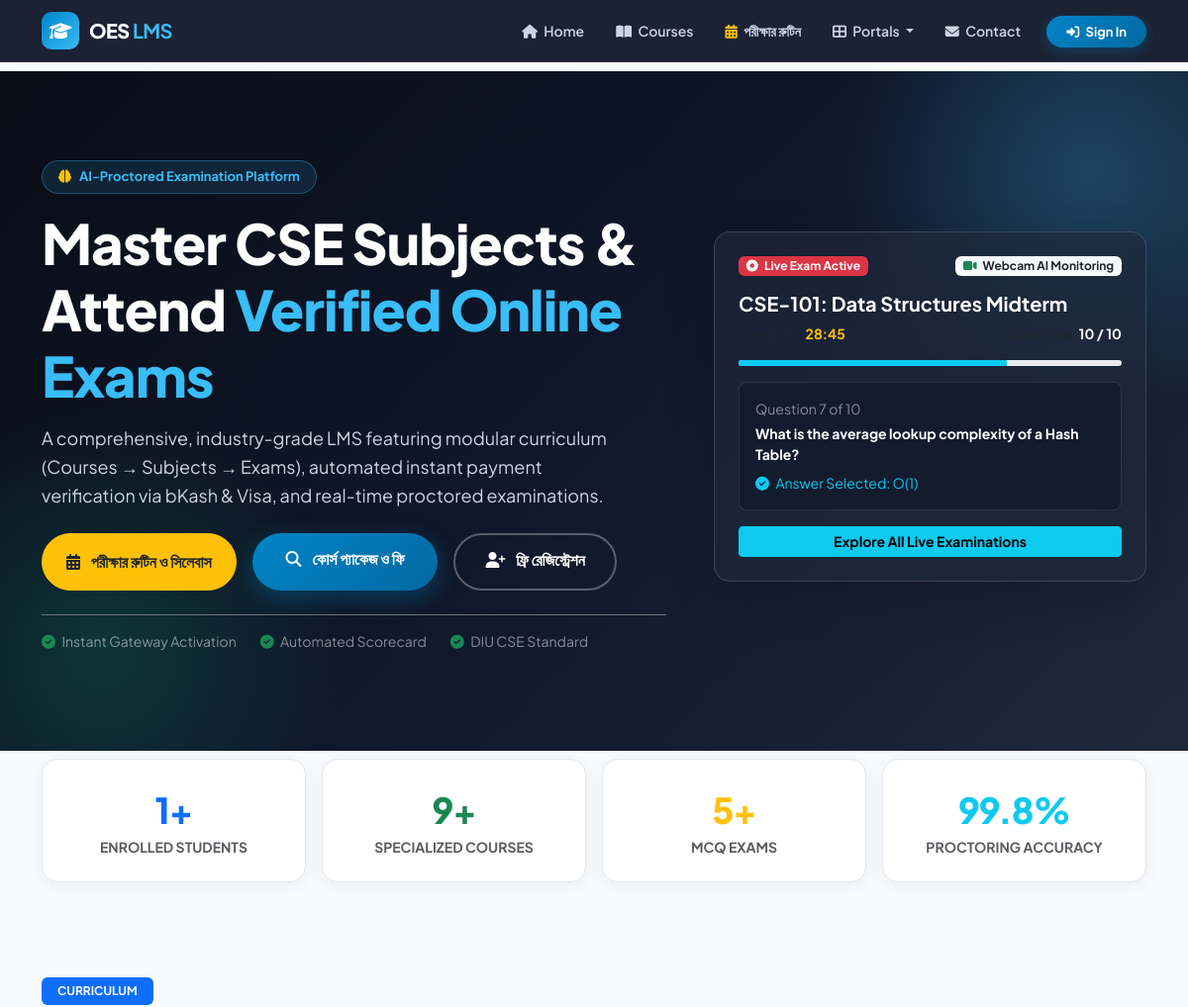
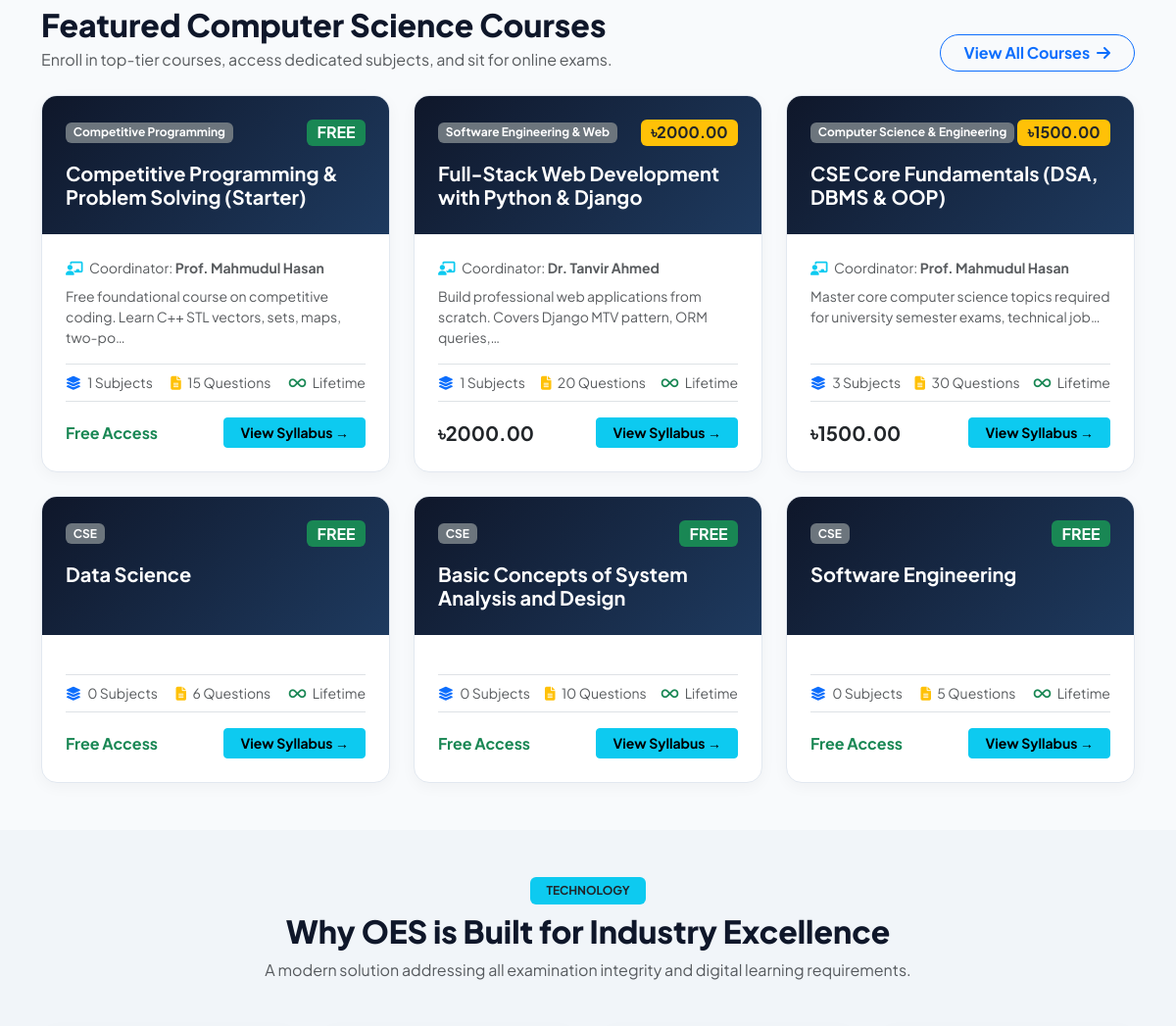
Before: / (upper part) with the older database file (2 pictures, top to bottom).
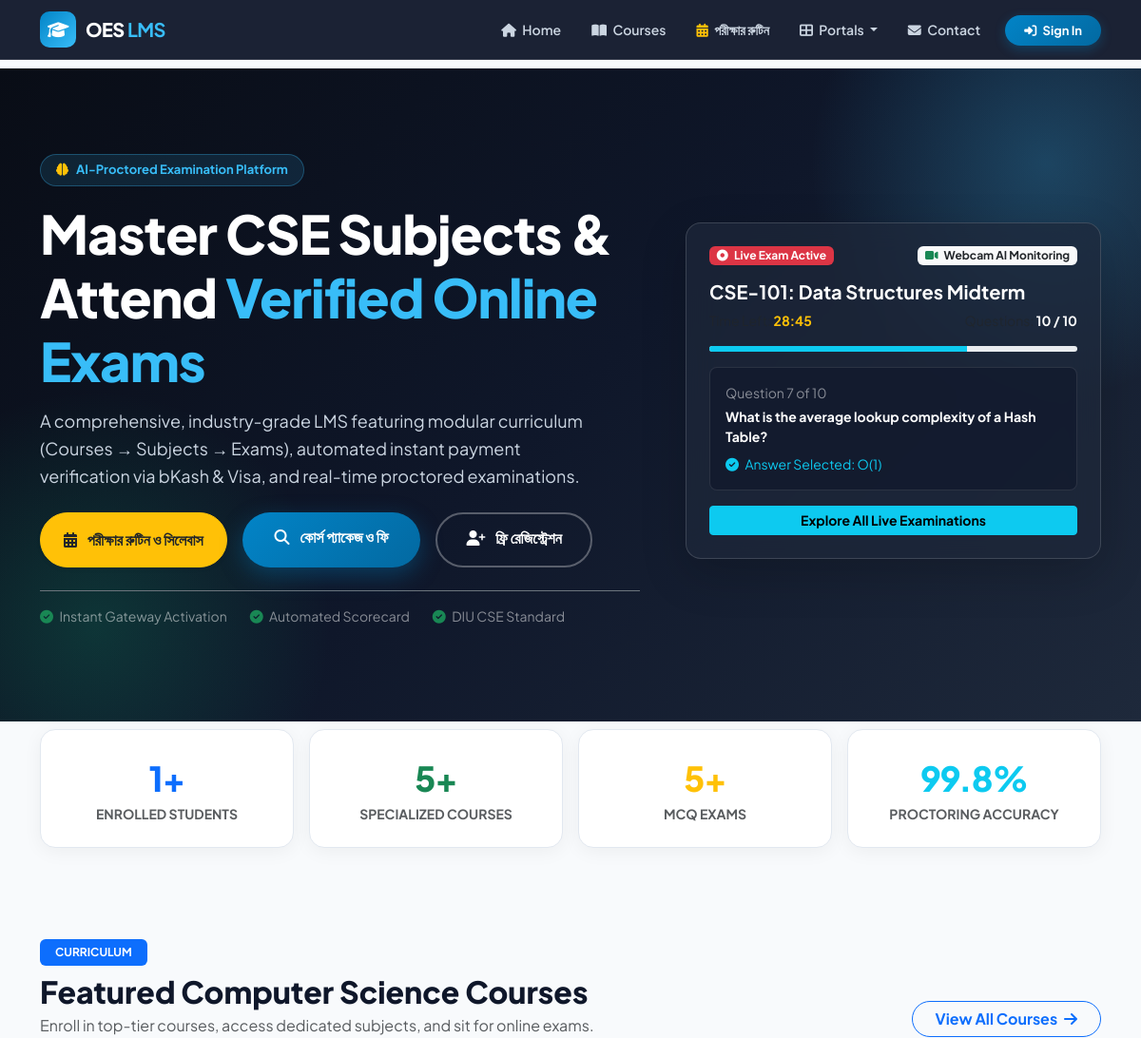
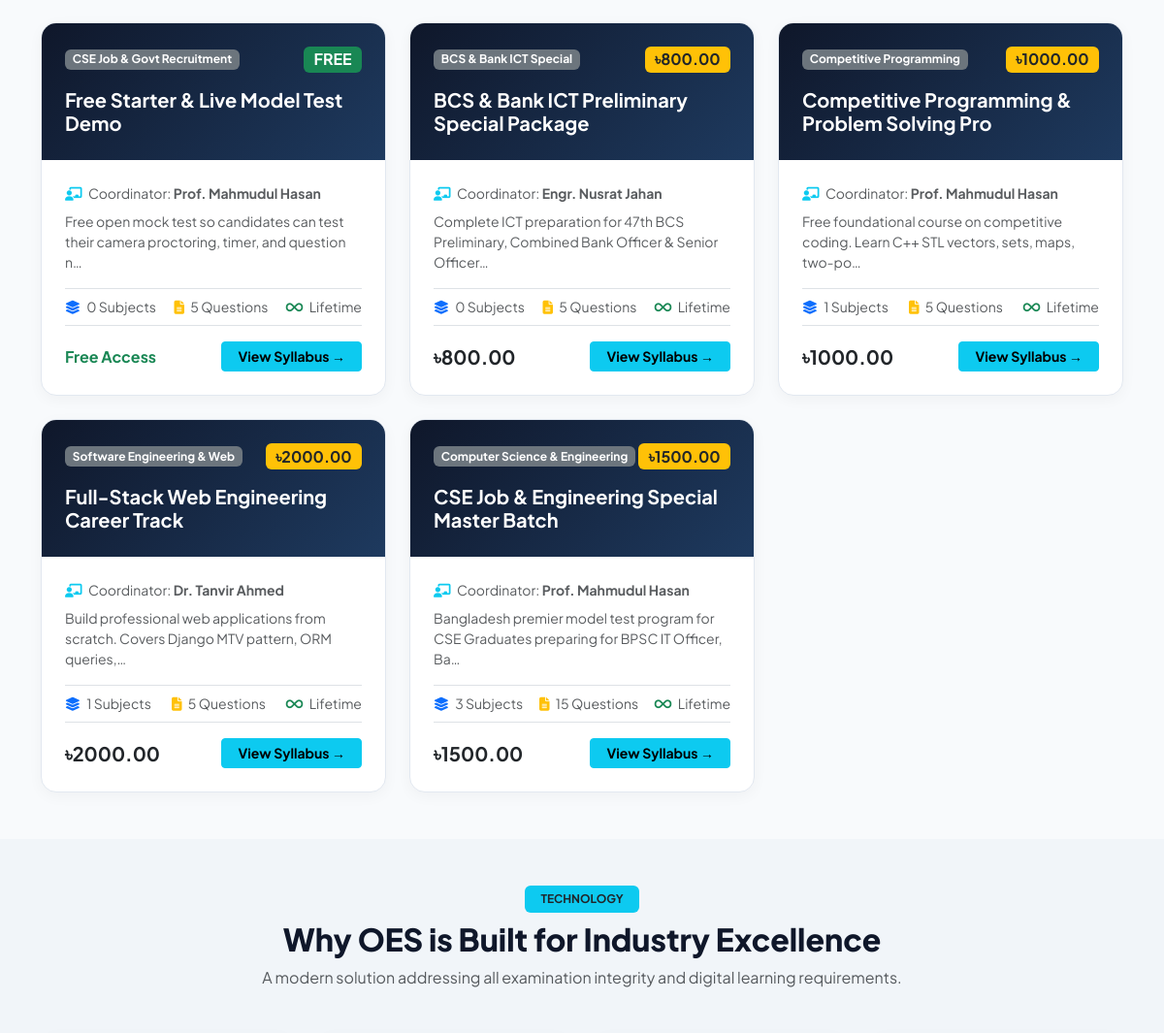
After: the same page with the newer database file (2 pictures, top to bottom).
### exam/models.py (models this page shows, shortened)
class Course(models.Model):
    course_name = models.CharField(max_length=200)
    question_number = models.PositiveIntegerField(default=0)
    total_marks = models.PositiveIntegerField(default=0)
    start_time = models.DateTimeField(null=True, blank=True)
    end_time = models.DateTimeField(null=True, blank=True)
    result_publish_time = models.DateTimeField(null=True, blank=True)
    slug = models.SlugField(max_length=220, unique=True, blank=True, null=True)
    category = models.ForeignKey(CourseCategory, on_delete=models.SET_NULL, null=True, blank=True, related_name='courses')
    teacher = models.ForeignKey(Teacher, on_delete=models.SET_NULL, null=True, blank=True, related_name='courses')
    description = models.TextField(blank=True)
    thumbnail = models.ImageField(upload_to='course_thumbnails/', null=True, blank=True)
    price = models.DecimalField(max_digits=8, decimal_places=2, default=0.00)
    original_price = models.DecimalField(max_digits=8, decimal_places=2, default=0.00, blank=True)
    negative_marking = models.FloatField(default=0.25)
    routine_date = models.DateField(null=True, blank=True)
    routine_syllabus = models.TextField(blank=True, default='')
    batch_title = models.CharField(max_length=150, blank=True, default='')
    is_free = models.BooleanField(default=False)
    is_active = models.BooleanField(default=True)
    created_at = models.DateTimeField(auto_now_add=True, null=True, blank=True)
    updated_at = models.DateTimeField(auto_now=True, null=True, blank=True)
    class Meta:
        ordering = ['-created_at']

class CourseCategory(models.Model):
    name = models.CharField(max_length=100)
    slug = models.SlugField(unique=True, blank=True)
    description = models.TextField(blank=True)
    icon = models.CharField(max_length=50, blank=True, default='fas fa-book')
    class Meta:
        verbose_name_plural = "Course Categories"

### teacher/models.py (models this page shows, shortened)
class Teacher(models.Model):
    user=models.OneToOneField(User,on_delete=models.CASCADE)
    profile_pic= models.ImageField(upload_to='profile_pic/Teacher/',null=True,blank=True)
    address = models.CharField(max_length=40)
    mobile = models.CharField(max_length=20,null=False)
    status= models.BooleanField(default=False)
    salary=models.PositiveIntegerField(null=True)
    @property
    def get_name(self):
        return self.user.first_name+" "+self.user.last_name

### exam/views.py (the view)
# urls.py: path('', views.home_view, name=''),
def home_view(request):
    if request.user.is_authenticated:
        return HttpResponseRedirect('afterlogin')
    courses = models.Course.objects.filter(is_active=True).select_related('category', 'teacher').prefetch_related('subjects')
    featured_courses = courses[:6]
    categories = models.CourseCategory.objects.all()
    instructors = TMODEL.Teacher.objects.filter(status=True)[:4]
    context = {
        'featured_courses': featured_courses,
        'categories': categories,
        'instructors': instructors,
        'total_courses': courses.count(),
        'total_students': SMODEL.Student.objects.count(),
        'total_exams': models.Exam.objects.count() or models.Question.objects.count(),
        'total_teachers': TMODEL.Teacher.objects.filter(status=True).count(),
    }
    return render(request, 'exam/index.html', context)

### templates/exam/index.html (shortened to what the changed rows need)
<!DOCTYPE html>
{% load static %}
<html lang="en">
<head>
  <link rel="stylesheet" href="https://cdn.jsdelivr.net/npm/bootstrap@5.3.0/dist/css/bootstrap.min.css">
  <link rel="stylesheet" href="https://cdnjs.cloudflare.com/ajax/libs/font-awesome/6.4.0/css/all.min.css">
</head>
<body>
  {% include "exam/navbar.html" %}
  <section class="hero-wrapper">
    <div class="container position-relative" style="z-index: 2;">
      <div class="row align-items-center g-5">
        <div class="col-lg-7">
          <h1 class="hero-title mb-3">
            Master CSE Subjects & Attend <span style="color: #38bdf8;">Verified Online Exams</span>
          </h1>
        </div>
      </div>
    </div>
  </section>
  <section class="py-5" style="margin-top: -40px; position: relative; z-index: 3;">
    <div class="container">
      <div class="row g-3">
        <div class="col-6 col-lg-3">
          <div class="stat-box">
            <div class="stat-number text-success">{{ total_courses }}+</div>
            <div class="small fw-bold text-muted text-uppercase">Specialized Courses</div>
          </div>
        </div>
      </div>
    </div>
  </section>
  <section class="py-5">
    <div class="container">
      <div class="d-flex justify-content-between align-items-end mb-4 flex-wrap gap-2">
        <div>
          <h2 class="fw-900 mb-1" style="font-weight: 800; color: #0f172a;">Featured Computer Science Courses</h2>
        </div>
      </div>
      <div class="row g-4">
        {% for course in featured_courses %}
        <div class="col-md-6 col-lg-4">
          <div class="course-card-custom">
            <div class="p-4" style="background: linear-gradient(135deg, #0f172a, #1e3a5f); color: white;">
              <div class="d-flex justify-content-between align-items-center mb-3">
                <span class="badge bg-secondary">{{ course.category.name|default:"CSE" }}</span>
                {% if course.is_free %}
                  <span class="badge bg-success fs-6">FREE</span>
                {% else %}
                  <span class="badge bg-warning text-dark fs-6 fw-bold">৳{{ course.price }}</span>
                {% endif %}
              </div>
              <h5 class="fw-bold text-white mb-0" style="min-height: 50px;">{{ course.course_name }}</h5>
            </div>
            <div class="course-card-body">
              {% if course.teacher %}
                <small class="text-muted mb-2">
                  <i class="fas fa-chalkboard-teacher text-info me-1"></i> Coordinator: <strong>{{ course.teacher.get_name }}</strong>
                </small>
              {% endif %}
              <p class="text-muted small mb-3 flex-grow-1" style="line-height: 1.5;">
                {{ course.description|truncatechars:90 }}
              </p>
              <div class="d-flex justify-content-between py-2 border-top border-bottom mb-3 text-muted small">
                <span><i class="fas fa-layer-group text-primary me-1"></i> {{ course.subjects.count }} Subjects</span>
                <span><i class="fas fa-file-alt text-warning me-1"></i> {{ course.question_number }} Questions</span>
                <span><i class="fas fa-infinity text-success me-1"></i> Lifetime</span>
              </div>
              <div class="d-flex justify-content-between align-items-center mt-auto">
                <div>
                  {% if course.is_free %}
                    <span class="text-success fw-bold">Free Access</span>
                  {% else %}
                    <span class="fs-5 fw-bold text-dark">৳{{ course.price }}</span>
                  {% endif %}
                </div>
                <a href="/courses/{{ course.slug }}" class="btn btn-info btn-sm fw-bold px-3">
                  View Syllabus &rarr;
                </a>
              </div>
            </div>
          </div>
        </div>
        {% endfor %}
      </div>
    </div>
  </section>
  <section class="py-5" style="background: #f1f5f9;">
    <div class="container">
      <div class="text-center max-w-700 mx-auto mb-5">
        <h2 class="fw-800" style="font-weight: 800; color: #0f172a;">Why OES is Built for Industry Excellence</h2>
      </div>
    </div>
  </section>
</body>
</html>

Changed rows visible on the page:
removed Course: category.name "CSE", is_free "FREE", course_name "Data Science", subjects.count "0", question_number "6"
removed Course: category.name "CSE", is_free "FREE", course_name "Basic Concepts of System Analysis and Design", subjects.count "0", question_number "10"
removed Course: category.name "CSE", is_free "FREE", course_name "Software Engineering", subjects.count "0", question_number "5"
added Course: category.name "CSE Job & Govt Recruitment", is_free "FREE", course_name "Free Starter & Live Model Test Demo", teacher.get_name "Prof. Mahmudul Hasan", description "Free open mock test so candidates can test their camera proctoring, timer, and question n…", subjects.count "0", question_number "5"
added Course: category.name "BCS & Bank ICT Special", price "800.00", course_name "BCS & Bank ICT Preliminary Special Package", teacher.get_name "Engr. Nusrat Jahan", description "Complete ICT preparation for 47th BCS Preliminary, Combined Bank Officer & Senior Officer…", subjects.count "0", question_number "5"
changed Course "Competitive Programming": price (not shown) → "1000.00"; course_name "Competitive Programming & Problem Solving (Starter)" → "Competitive Programming & Problem Solving Pro"; question_number "15" → "5"; is_free "FREE Free Access" → "৳ ৳"
changed Course "Dr. Tanvir Ahmed": course_name "Full-Stack Web Development with Python & Django" → "Full-Stack Web Engineering Career Track"; question_number "20" → "5"
changed Course "Computer Science & Engineering": course_name "CSE Core Fundamentals (DSA, DBMS & OOP)" → "CSE Job & Engineering Special Master Batch"; description "Master core computer science topics required for university semester exams, technical job…" → "Bangladesh premier model test program for CSE Graduates preparing for BPSC IT Officer, Ba…"; question_number "30" → "15"
Other visible differences:
{{ total_courses }}: "9" → "5"
